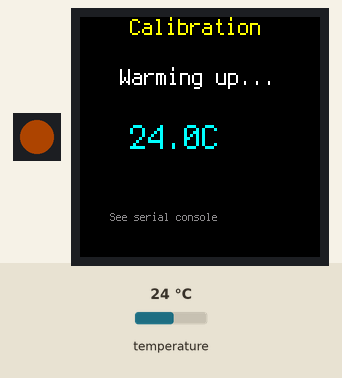
A program run on a simulated Adafruit CLUE running CircuitPython. On the bench: 1 RGB LEDs in strip order, left to right, 240×240 colour display. The inputs (shaded band) are chosen by the test bench; at power-on: temperature 24 °C. Dim RGB values are drawn brighter than linear; what the program prints to the serial console is not drawn.

Above: at 0.1 s.
At 5.1 s:
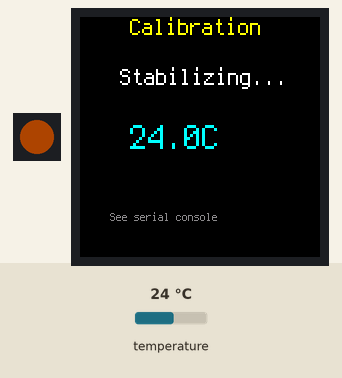
At 10.1 s:
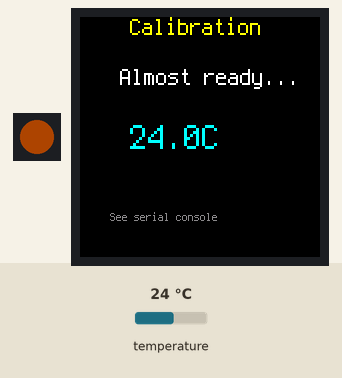
At 15.1 s:
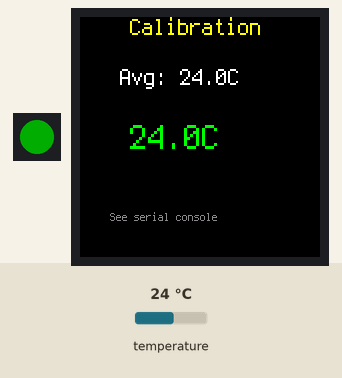
Timing chart, 0 to 16.6 s (numbered marks = the images above):
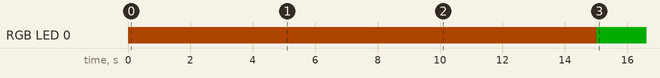

Measured:
- by itself, RGB LED 0: off → RGB(51, 20, 0) at 0.01 s, → RGB(0, 51, 0) 15.0 s later
- what the display in image 0 shows lasts 5.0 s, from 0.0 s to 5.0 s

The program:

calibrate_temperature.py
```python
"""
Temperature Calibration Helper for Adafruit CLUE
=================================================

This interactive script helps you calibrate your CLUE's temperature sensor.

Instructions:
1. Place CLUE and a reference thermometer side-by-side
2. Wait 10-15 minutes for thermal stabilization
3. Run this script
4. Enter the reference temperature when prompted
5. The script will calculate and display the calibration offset

Note: This requires serial console connection (screen, picocom, or Mu editor)
"""

import time
import board
import displayio
import terminalio
from adafruit_clue import clue
from adafruit_display_text import label
import supervisor

print("=" * 60)
print("ADAFRUIT CLUE - TEMPERATURE CALIBRATION HELPER")
print("=" * 60)
print()

# Setup display
display = board.DISPLAY
display.brightness = 0.7
screen = displayio.Group()
display.root_group = screen

# Title
title = label.Label(terminalio.FONT, text="Calibration", color=0xFFFF00,
                   x=50, y=10, scale=2)
screen.append(title)

# Status message
status_label = label.Label(terminalio.FONT, text="Stabilizing...", color=0xFFFFFF,
                          x=40, y=60, scale=2)
screen.append(status_label)

# Temperature display
temp_label = label.Label(terminalio.FONT, text="--.-C", color=0x00FFFF,
                        x=50, y=120, scale=3)
screen.append(temp_label)

# Instruction
instruction_label = label.Label(terminalio.FONT, text="See serial console",
                                color=0x888888, x=30, y=200, scale=1)
screen.append(instruction_label)

# Set NeoPixel to orange during calibration
clue.pixel.brightness = 0.2
clue.pixel.fill((255, 100, 0))

print("Step 1: Stabilization Period")
print("-" * 60)
print("Letting the sensor stabilize for 15 seconds...")
print("(In real calibration, wait 10-15 minutes)")
print()

# Take some initial readings
readings = []
for i in range(15):
    temp = clue.temperature
    readings.append(temp)
    temp_label.text = f"{temp:.1f}C"

    if i < 5:
        status_label.text = "Warming up..."
    elif i < 10:
        status_label.text = "Stabilizing..."
    else:
        status_label.text = "Almost ready..."

    print(f"  Reading {i+1}/15: {temp:.1f}°C")
    time.sleep(1)

print()
print("Stabilization complete!")
print()

# Calculate current average
clue_temp = sum(readings[-5:]) / 5  # Average of last 5 readings

print("=" * 60)
print("Step 2: Reference Measurement")
print("-" * 60)
print()
print(f"CLUE Temperature: {clue_temp:.2f}°C")
print()
print("Now, please:")
print("1. Read your reference thermometer")
print("2. Wait for this temperature to stabilize")
print("3. Note the reference temperature")
print()

status_label.text = "Ready!"
temp_label.text = f"{clue_temp:.1f}C"
temp_label.color = 0x00FF00
clue.pixel.fill((0, 255, 0))

# Continuously display current temperature
print("Current CLUE readings (updates every 5 seconds):")
print("-" * 60)

measurement_count = 0
sum_measurements = 0

try:
    while True:
        current_temp = clue.temperature
        temp_label.text = f"{current_temp:.1f}C"

        measurement_count += 1
        sum_measurements += current_temp
        avg_temp = sum_measurements / measurement_count

        print(f"[{measurement_count:3d}] Current: {current_temp:.2f}°C  |  "
              f"Average: {avg_temp:.2f}°C")

        # Update display
        status_label.text = f"Avg: {avg_temp:.1f}C"

        # Check if user input is available (won't work in CircuitPython serial console)
        # This is more for documentation - actual offset calculation needs to be done manually

        time.sleep(5)

        # Provide periodic instructions
        if measurement_count % 6 == 0:  # Every 30 seconds
            print()
            print("To calculate calibration offset:")
            print(f"  OFFSET = (Your Reference Temperature) - {avg_temp:.2f}")
            print(f"  Example: If reference shows 22.0°C: OFFSET = 22.0 - {avg_temp:.2f} = {22.0 - avg_temp:.2f}°C")
            print()
            print("Then edit code.py and set:")
            print(f"  TEMP_OFFSET = {22.0 - avg_temp:.2f}  # Replace 22.0 with your actual reference")
            print()
            print("-" * 60)

except KeyboardInterrupt:
    print()
    print("=" * 60)
    print("Calibration Helper Stopped")
    print("=" * 60)
    print()
    print(f"Final average CLUE temperature: {avg_temp:.2f}°C")
    print()
    print("To complete calibration:")
    print("1. Note your reference thermometer reading")
    print(f"2. Calculate: OFFSET = (Reference Temp) - {avg_temp:.2f}")
    print("3. Edit code.py and update TEMP_OFFSET with your calculated value")
    print()
    status_label.text = "Stopped"
    temp_label.color = 0xFF0000
    clue.pixel.fill((255, 0, 0))

print()
print("Calibration examples:")
print("-" * 60)
print(f"If reference = 20.0°C: OFFSET = 20.0 - {avg_temp:.2f} = {20.0 - avg_temp:+.2f}°C")
print(f"If reference = 21.0°C: OFFSET = 21.0 - {avg_temp:.2f} = {21.0 - avg_temp:+.2f}°C")
print(f"If reference = 22.0°C: OFFSET = 22.0 - {avg_temp:.2f} = {22.0 - avg_temp:+.2f}°C")
print(f"If reference = 23.0°C: OFFSET = 23.0 - {avg_temp:.2f} = {23.0 - avg_temp:+.2f}°C")
print()
```
